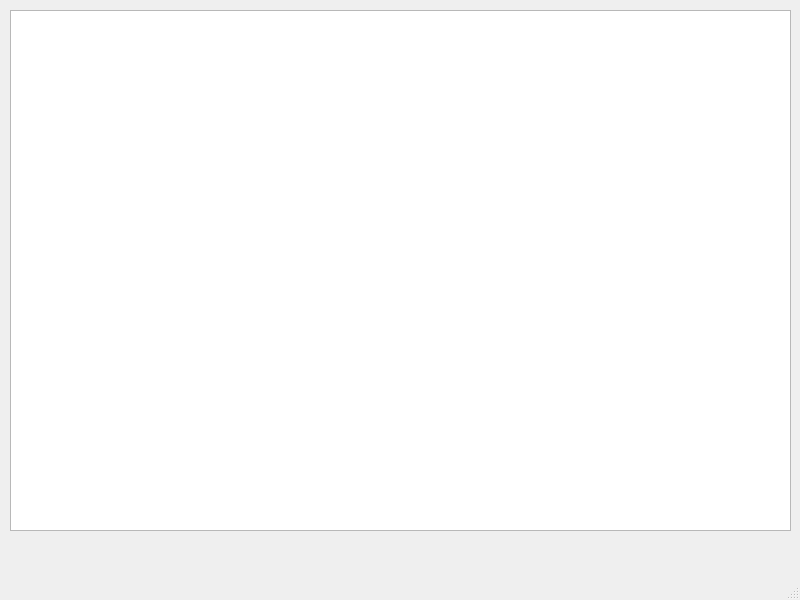
<?xml version="1.0" encoding="UTF-8"?>
<ui version="4.0">
 <class>MainWindow</class>
 <widget class="QMainWindow" name="MainWindow">
  <property name="geometry">
   <rect>
    <x>0</x>
    <y>0</y>
    <width>800</width>
    <height>600</height>
   </rect>
  </property>
  <property name="windowTitle">
   <string>MainWindow</string>
  </property>
  <widget class="QWidget" name="centralwidget">
   <widget class="QTableWidget" name="tableWidget">
    <property name="geometry">
     <rect>
      <x>10</x>
      <y>10</y>
      <width>781</width>
      <height>521</height>
     </rect>
    </property>
   </widget>
  </widget>
  <widget class="QMenuBar" name="menubar">
   <property name="geometry">
    <rect>
     <x>0</x>
     <y>0</y>
     <width>800</width>
     <height>26</height>
    </rect>
   </property>
  </widget>
  <widget class="QStatusBar" name="statusbar"/>
 </widget>
 <resources/>
 <connections/>
</ui>
